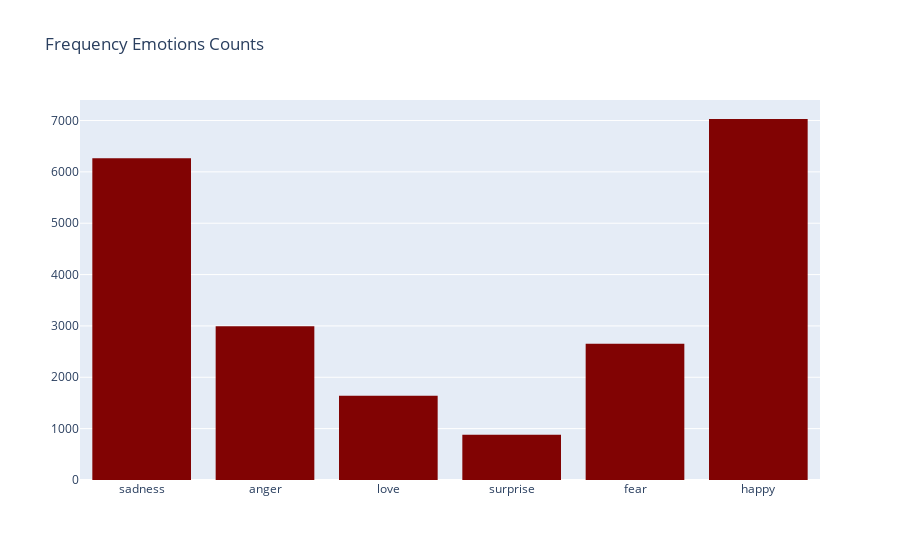

The code cell stored with this chart in its notebook:
### Markdown cell above
### Histogram of emotions (comment)

### Code cell
x = df["Emotion"]

trace = go.Histogram(x=x, xbins=dict(),
                   marker=dict(color='#810303'))

layout = go.Layout(
    title="Frequency Emotions Counts"
)

fig = go.Figure(data=go.Data([trace]), layout=layout)
iplot(fig, filename='histogram-freq-counts')

### Figure 1 — Plotly figure (JSON) as saved in the notebook; plotly's stock layout.template omitted (floating-point values rounded to 4 significant figures; data arrays with more than 128 entries replaced by an {"elided": "..."} marker saying what was removed)
{"data": [{"marker": {"color": "#810303"}, "type": "histogram", "x": {"elided": "21459 str values"}}], "layout": {"title": {"text": "Frequency Emotions Counts"}}}
